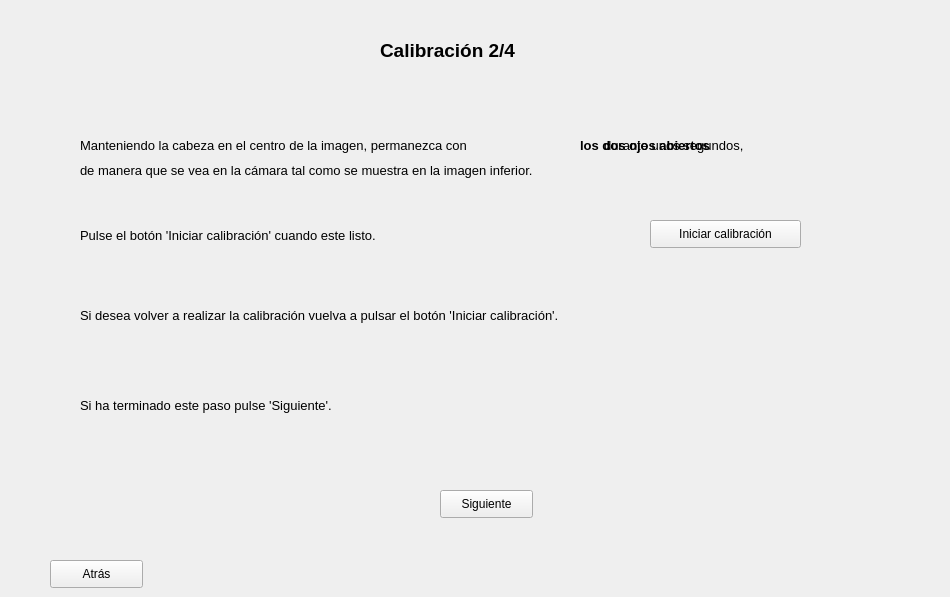
    <widget class="QWidget" name="page_6">
     <widget class="QPushButton" name="pushButton_7">
      <property name="geometry">
       <rect>
        <x>650</x>
        <y>220</y>
        <width>151</width>
        <height>28</height>
       </rect>
      </property>
      <property name="text">
       <string>Iniciar calibración</string>
      </property>
     </widget>
     <widget class="QPushButton" name="pushButton_8">
      <property name="enabled">
       <bool>true</bool>
      </property>
      <property name="geometry">
       <rect>
        <x>440</x>
        <y>490</y>
        <width>93</width>
        <height>28</height>
       </rect>
      </property>
      <property name="text">
       <string>Siguiente</string>
      </property>
     </widget>
     <widget class="QLabel" name="label_13">
      <property name="geometry">
       <rect>
        <x>380</x>
        <y>30</y>
        <width>191</width>
        <height>41</height>
       </rect>
      </property>
      <property name="font">
       <font>
        <pointsize>14</pointsize>
        <weight>75</weight>
        <bold>true</bold>
       </font>
      </property>
      <property name="text">
       <string>Calibración 2/4</string>
      </property>
     </widget>
     <widget class="QLabel" name="label_14">
      <property name="geometry">
       <rect>
        <x>80</x>
        <y>130</y>
        <width>861</width>
        <height>31</height>
       </rect>
      </property>
      <property name="font">
       <font>
        <pointsize>10</pointsize>
       </font>
      </property>
      <property name="text">
       <string>Manteniendo la cabeza en el centro de la imagen, permanezca con                                      durante unos segundos,</string>
      </property>
     </widget>
     <widget class="QLabel" name="label_15">
      <property name="geometry">
       <rect>
        <x>80</x>
        <y>220</y>
        <width>401</width>
        <height>31</height>
       </rect>
      </property>
      <property name="font">
       <font>
        <pointsize>10</pointsize>
       </font>
      </property>
      <property name="text">
       <string>Pulse el botón 'Iniciar calibración' cuando este listo.</string>
      </property>
     </widget>
     <widget class="QLabel" name="label_16">
      <property name="geometry">
       <rect>
        <x>80</x>
        <y>290</y>
        <width>661</width>
        <height>51</height>
       </rect>
      </property>
      <property name="font">
       <font>
        <pointsize>10</pointsize>
       </font>
      </property>
      <property name="text">
       <string>Si desea volver a realizar la calibración vuelva a pulsar el botón 'Iniciar calibración'.</string>
      </property>
     </widget>
     <widget class="QLabel" name="label_17">
      <property name="geometry">
       <rect>
        <x>80</x>
        <y>390</y>
        <width>341</width>
        <height>31</height>
       </rect>
      </property>
      <property name="font">
       <font>
        <pointsize>10</pointsize>
       </font>
      </property>
      <property name="text">
       <string>Si ha terminado este paso pulse 'Siguiente'.</string>
      </property>
     </widget>
     <widget class="QPushButton" name="pushButton_15">
      <property name="geometry">
       <rect>
        <x>50</x>
        <y>560</y>
        <width>93</width>
        <height>28</height>
       </rect>
      </property>
      <property name="text">
       <string>Atrás</string>
      </property>
     </widget>
     <widget class="QLabel" name="calibracion2">
      <property name="geometry">
       <rect>
        <x>290</x>
        <y>430</y>
        <width>401</width>
        <height>51</height>
       </rect>
      </property>
      <property name="palette">
       <palette>
        <active>
         <colorrole role="Text">
          <brush brushstyle="SolidPattern">
           <color alpha="255">
            <red>255</red>
            <green>0</green>
            <blue>0</blue>
           </color>
          </brush>
         </colorrole>
        </active>
        <inactive>
         <colorrole role="Text">
          <brush brushstyle="SolidPattern">
           <color alpha="255">
            <red>255</red>
            <green>0</green>
            <blue>0</blue>
           </color>
          </brush>
         </colorrole>
        </inactive>
        <disabled>
         <colorrole role="Text">
          <brush brushstyle="SolidPattern">
           <color alpha="255">
            <red>255</red>
            <green>0</green>
            <blue>0</blue>
           </color>
          </brush>
         </colorrole>
        </disabled>
       </palette>
      </property>
      <property name="font">
       <font>
        <pointsize>12</pointsize>
       </font>
      </property>
      <property name="text">
       <string/>
      </property>
      <property name="alignment">
       <set>Qt::AlignCenter</set>
      </property>
     </widget>
     <widget class="QLabel" name="label_35">
      <property name="geometry">
       <rect>
        <x>580</x>
        <y>130</y>
        <width>181</width>
        <height>31</height>
       </rect>
      </property>
      <property name="font">
       <font>
        <pointsize>10</pointsize>
        <weight>75</weight>
        <bold>true</bold>
       </font>
      </property>
      <property name="text">
       <string>los dos ojos abiertos</string>
      </property>
     </widget>
     <widget class="QLabel" name="label_93">
      <property name="geometry">
       <rect>
        <x>80</x>
        <y>160</y>
        <width>591</width>
        <height>21</height>
       </rect>
      </property>
      <property name="font">
       <font>
        <pointsize>10</pointsize>
       </font>
      </property>
      <property name="text">
       <string>de manera que se vea en la cámara tal como se muestra en la imagen inferior.</string>
      </property>
     </widget>
     <widget class="QLabel" name="label_95">
      <property name="geometry">
       <rect>
        <x>750</x>
        <y>385</y>
        <width>191</width>
        <height>201</height>
       </rect>
      </property>
      <property name="text">
       <string>&lt;html&gt;&lt;head/&gt;&lt;body&gt;&lt;p&gt;&lt;img src=&quot;:/photos/fotos/ojos_abiertos.jpg&quot;/&gt;&lt;/p&gt;&lt;/body&gt;&lt;/html&gt;</string>
      </property>
     </widget>
    </widget>
